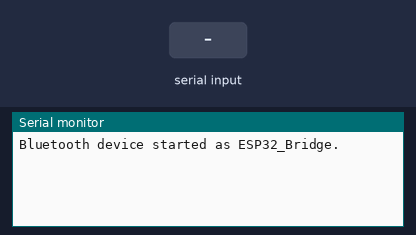
The sketch below on a simulated ESP32. Shown: the last lines printed to the serial monitor. Inputs (shaded band) come from the test bench. Nothing arrives over Bluetooth unless stated.

Above: at 1.2 s.
1.3 s: "1" received over the second serial link
At 2.5 s:
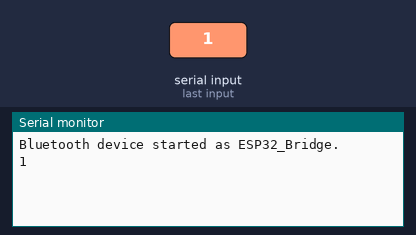
2.8 s: "0" received over the second serial link
At 3.4 s:
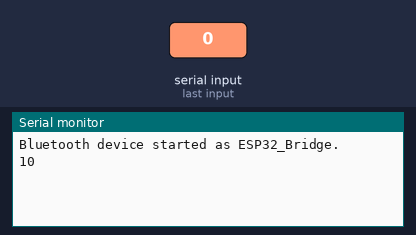

Measured:
- after the input at 1.3 s, the serial monitor: prints a new line at once (image 1)
- after the input at 2.8 s, the serial monitor: prints a new line at once (image 2)

The sketch:

bluetooth_serial.ino
```cpp
#include "BluetoothSerial.h"

#if !defined(CONFIG_BT_ENABLED) || !defined(CONFIG_BLUEDROID_ENABLED)
#error Bluetooth is not enabled for this ESP32 board.
#endif

BluetoothSerial SerialBT;

void setup() {
  Serial.begin(115200);
  SerialBT.begin("ESP32_Bridge");
  Serial.println("Bluetooth device started as ESP32_Bridge.");
}

void loop() {
  while (Serial.available()) {
    SerialBT.write(Serial.read());
  }

  while (SerialBT.available()) {
    Serial.write(SerialBT.read());
  }

  delay(10);
}
```
